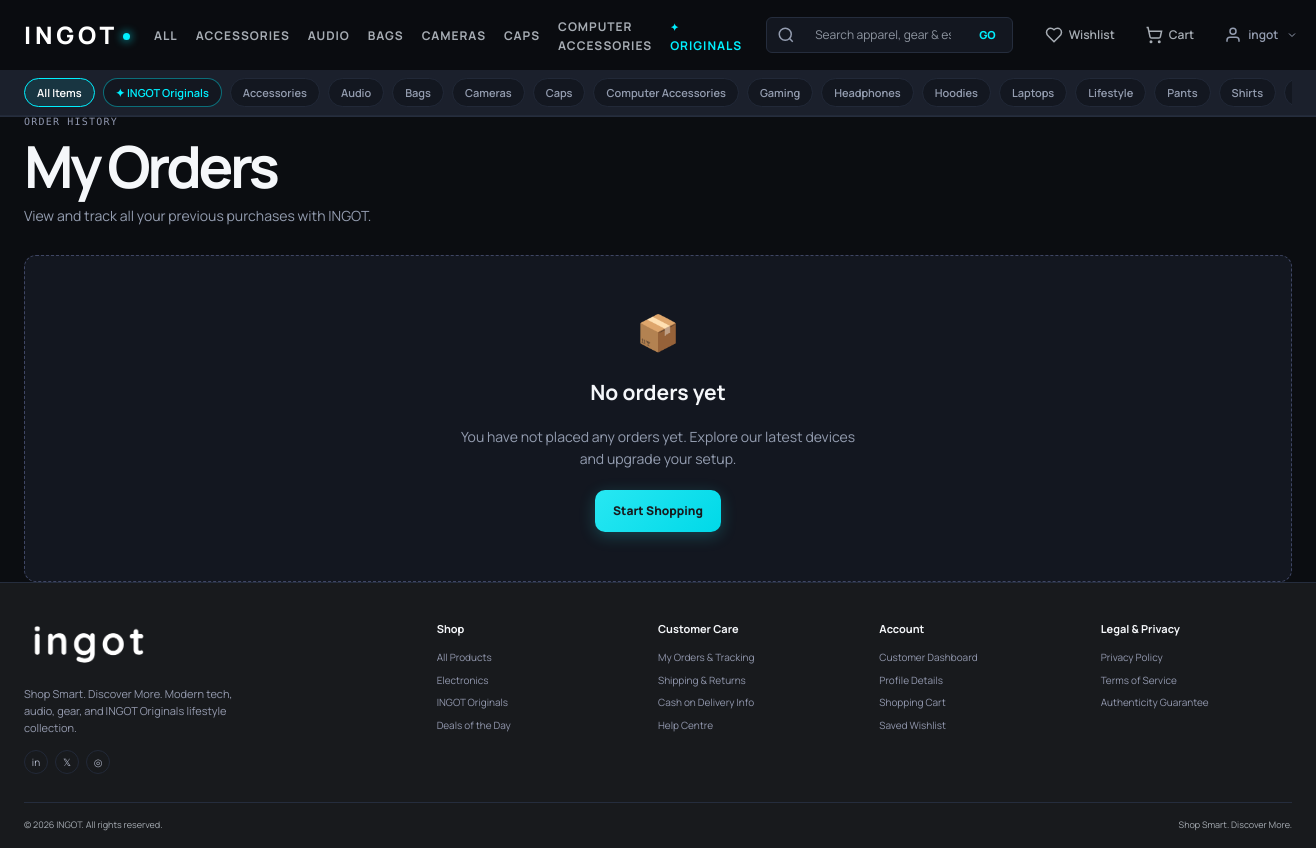
/orders/ (signed in), run on an earlier commit of the app's database.
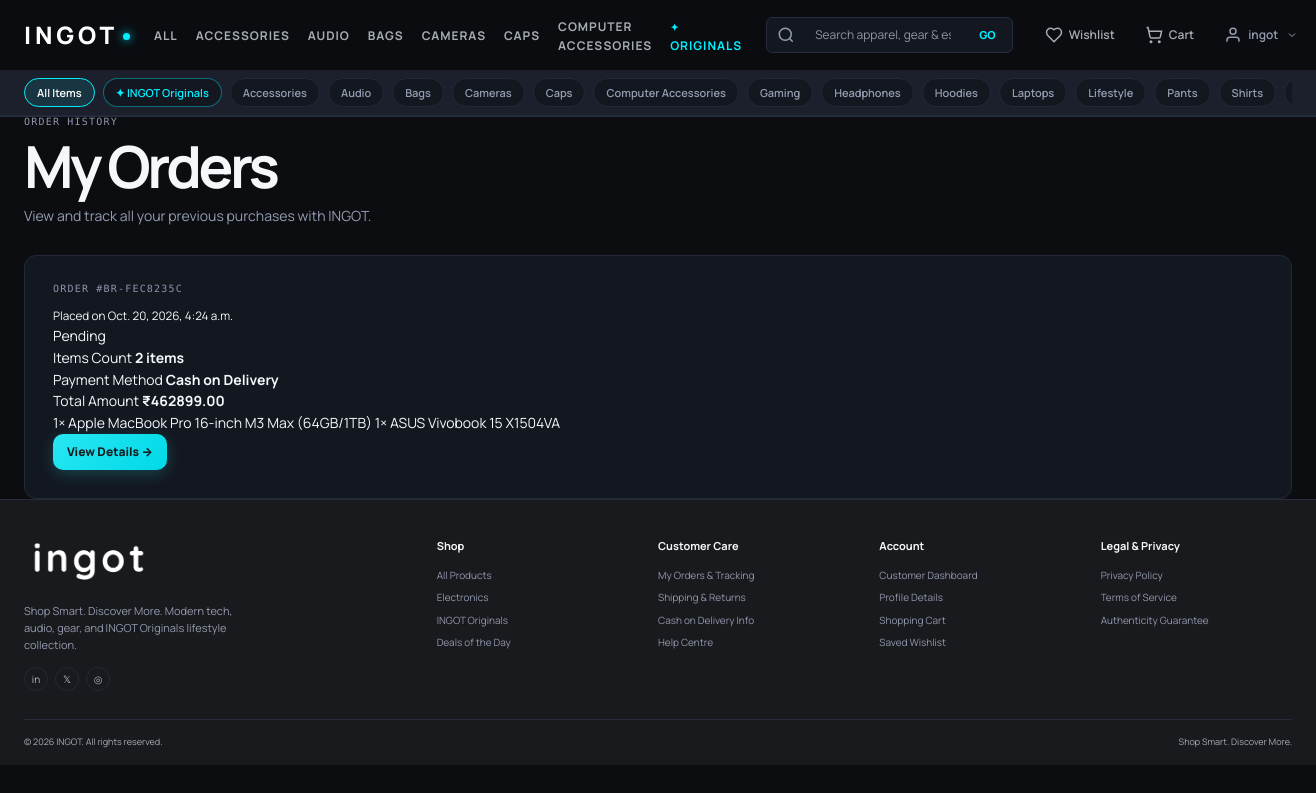
And on a later commit of the database.
### products/models.py (models this page shows, shortened)
class Category(models.Model):
    name = models.CharField(max_length=100, unique=True)
    slug = models.SlugField(max_length=120, unique=True, blank=True)
    description = models.TextField(blank=True)
    image = models.ImageField(upload_to='categories/', blank=True)
    is_ingot_original = models.BooleanField(
        default=False,
        help_text="Designates whether this category belongs to the INGOT Originals collection."
    )
    is_active = models.BooleanField(default=True)
    created_at = models.DateTimeField(auto_now_add=True)
    class Meta:
        ordering = ['name']
        verbose_name_plural = 'categories'

### orders/models.py (models this page shows, shortened)
class Order(models.Model):
    STATUS_PENDING = 'Pending'
    STATUS_CONFIRMED = 'Confirmed'
    STATUS_PROCESSING = 'Processing'
    STATUS_SHIPPED = 'Shipped'
    STATUS_DELIVERED = 'Delivered'
    STATUS_CANCELLED = 'Cancelled'
    STATUS_CHOICES = [
        (STATUS_PENDING, 'Pending'),
        (STATUS_CONFIRMED, 'Confirmed'),
        (STATUS_PROCESSING, 'Processing'),
        (STATUS_SHIPPED, 'Shipped'),
        (STATUS_DELIVERED, 'Delivered'),
        (STATUS_CANCELLED, 'Cancelled'),
    ]
    PAYMENT_COD = 'Cash on Delivery'
    PAYMENT_CHOICES = [
        (PAYMENT_COD, 'Cash on Delivery'),
    ]
    user = models.ForeignKey(
        settings.AUTH_USER_MODEL,
        on_delete=models.CASCADE,
        related_name='orders'
    )
    order_number = models.CharField(max_length=32, unique=True, editable=False)
    status = models.CharField(max_length=20, choices=STATUS_CHOICES, default=STATUS_PENDING)
    shipping_name = models.CharField(max_length=150)
    phone = models.CharField(max_length=30)
    email = models.EmailField()
    address_line1 = models.CharField(max_length=255)
    address_line2 = models.CharField(max_length=255, blank=True)
    city = models.CharField(max_length=100)
    state = models.CharField(max_length=100)
    postal_code = models.CharField(max_length=20)
    country = models.CharField(max_length=100)
    payment_method = models.CharField(max_length=50, default=PAYMENT_COD, choices=PAYMENT_CHOICES)
    subtotal = models.DecimalField(max_digits=10, decimal_places=2, validators=[MinValueValidator(Decimal('0.00'))])
    shipping_fee = models.DecimalField(max_digits=10, decimal_places=2, validators=[MinValueValidator(Decimal('0.00'))])
    total = models.DecimalField(max_digits=10, decimal_places=2, validators=[MinValueValidator(Decimal('0.00'))])
    created_at = models.DateTimeField(auto_now_add=True)
    updated_at = models.DateTimeField(auto_now=True)
    class Meta:
        ordering = ['-created_at']
    @property
    def item_count(self):
        return sum(item.quantity for item in self.items.all())

class OrderItem(models.Model):
    order = models.ForeignKey(Order, on_delete=models.CASCADE, related_name='items')
    product = models.ForeignKey('products.Product', on_delete=models.SET_NULL, null=True, blank=True, related_name='order_items')
    variant = models.ForeignKey('products.ProductVariant', on_delete=models.SET_NULL, null=True, blank=True, related_name='order_items')
    variant_label = models.CharField(max_length=120, blank=True)
    product_name = models.CharField(max_length=200)
    price = models.DecimalField(max_digits=10, decimal_places=2, validators=[MinValueValidator(Decimal('0.00'))])
    quantity = models.PositiveIntegerField(default=1)
    line_total = models.DecimalField(max_digits=10, decimal_places=2, validators=[MinValueValidator(Decimal('0.00'))])
    class Meta:
        ordering = ['id']

### orders/views.py (the view)
# urls.py: path('', views.order_list, name='order_list'),
@login_required
def order_list(request):
    orders = Order.objects.filter(user=request.user).prefetch_related('items')
    return render(request, 'orders/order_list.html', {'orders': orders})

### orders/templates/orders/order_list.html (shortened to what this page needs)
{% extends 'base.html' %}
{% load static %}
{% block content %}
<section class="orders-page container">
  <div class="page-heading">
    <p class="eyebrow">ORDER HISTORY</p>
    <h1>My Orders</h1>
    <p>View and track all your previous purchases with INGOT.</p>
  </div>
  {% if orders %}
    <div class="orders-list">
      {% for order in orders %}
        <article class="order-card profile-card">
          <div class="order-card-header">
            <div>
              <p class="eyebrow">ORDER #{{ order.order_number }}</p>
              <small class="order-date">Placed on {{ order.created_at|date:"N j, Y, g:i a" }}</small>
            </div>
            <span class="status-badge status-{{ order.status|lower }}">{{ order.status }}</span>
          </div>
          <div class="order-card-body">
            <div class="order-card-info">
              <div>
                <span>Items Count</span>
                <strong>{{ order.item_count }} item{% if order.item_count != 1 %}s{% endif %}</strong>
              </div>
              <div>
                <span>Payment Method</span>
                <strong>{{ order.payment_method }}</strong>
              </div>
              <div>
                <span>Total Amount</span>
                <strong class="order-total-price">₹{{ order.total }}</strong>
              </div>
            </div>
            <div class="order-card-preview">
              {% for item in order.items.all|slice:":3" %}
                <span class="item-chip">{{ item.quantity }}× {{ item.product_name }}</span>
              {% endfor %}
            </div>
          </div>
          <div class="order-card-footer">
            <a class="button button-small" href="{% url 'order_detail' order.order_number %}">View Details &rarr;</a>
          </div>
        </article>
      {% endfor %}
    </div>
  {% else %}
    <div class="empty-products empty-orders">
      <span>📦</span>
      <h2>No orders yet</h2>
      <p>You have not placed any orders yet. Explore our latest devices and upgrade your setup.</p>
      <a class="button" href="{% url 'products' %}">Start Shopping</a>
    </div>
  {% endif %}
</section>
{% endblock %}

### templates/base.html (shortened to what this page needs)
{% load static %}
<!doctype html>
<html lang="en">
<head>
  <link rel="stylesheet" href="{% static 'css/style.css' %}?v=20260926_marketplace">
</head>
<body>
  {% include 'includes/navbar.html' %}
  <main>{% if messages %}<div class="container messages">{% for message in messages %}<div class="message {{ message.tags }}">{{ message }}</div>{% endfor %}</div>{% endif %}{% block content %}{% endblock %}</main>
  {% include 'includes/footer.html' %}
</body>
</html>

### templates/includes/navbar.html (shortened to what this page needs)
{% load static %}
<header class="site-header" id="site-header">
  <div class="container nav-main-wrap">
    <a class="brand" href="{% url 'home' %}" aria-label="INGOT Home">
      <div class="brand-wordmark">
        <span class="brand-title">INGOT</span>
        <span class="brand-dot"></span>
      </div>
    </a>
    <nav class="primary-nav" id="primary-nav" aria-label="Main Navigation">
      <a class="nav-cat-link {% if not selected_category and not collection and request.resolver_match.url_name == 'products' %}active{% endif %}" href="{% url 'products' %}">
        ALL
      </a>
      {% for cat in nav_categories|slice:":6" %}
        <a class="nav-cat-link {% if selected_category == cat.slug %}active{% endif %}" href="{% url 'products' %}?category={{ cat.slug }}">
          {{ cat.name|upper }}
        </a>
      {% endfor %}
      <a class="nav-cat-link nav-highlight {% if collection == 'ingot_originals' or request.resolver_match.url_name == 'ingot_originals' %}active{% endif %}" href="{% url 'ingot_originals' %}">
        <span class="cyan-bullet">✦</span> ORIGINALS
      </a>
    </nav>
    <div class="nav-search-container">
      <form action="{% url 'products' %}" method="get" class="nav-search-form" id="nav-search-form">
        <div class="nav-search-input-wrap">
          <svg class="search-glass-icon" viewBox="0 0 24 24" fill="none" stroke="currentColor" stroke-width="2" width="16" height="16" aria-hidden="true">
            <circle cx="11" cy="11" r="8"></circle>
            <path d="m21 21-4.3-4.3"></path>
          </svg>
          <input
            type="search"
            name="search"
            id="nav-search-input"
            class="nav-search-input"
            placeholder="Search apparel, gear & essentials..."
            autocomplete="off"
            value="{{ query|default:'' }}"
            aria-label="Search catalogue"
          >
          <button type="submit" class="nav-search-button" aria-label="Search">
            <span>GO</span>
          </button>
        </div>
      </form>
    </div>
    <div class="nav-actions">
      <a class="nav-action-item nav-wishlist" href="{% url 'wishlist_detail' %}" title="Wishlist" aria-label="Wishlist">
        <svg viewBox="0 0 24 24" fill="none" stroke="currentColor" stroke-width="2" width="18" height="18" aria-hidden="true">
          <path d="M19 14c1.49-1.46 3-3.21 3-5.5A5.5 5.5 0 0 0 16.5 3c-1.76 0-3 .5-4.5 2-1.5-1.5-2.74-2-4.5-2A5.5 5.5 0 0 0 2 8.5c0 2.3 1.5 4.05 3 5.5l7 7Z"></path>
        </svg>
        <span class="action-label">Wishlist</span>
      </a>
      <a class="nav-action-item nav-cart" href="{% url 'cart_detail' %}" title="Shopping Cart" aria-label="Shopping Cart">
        <svg viewBox="0 0 24 24" fill="none" stroke="currentColor" stroke-width="2" width="18" height="18" aria-hidden="true">
          <circle cx="8" cy="21" r="1"></circle>
          <circle cx="19" cy="21" r="1"></circle>
          <path d="M2.05 2.05h2l2.66 12.42a2 2 0 0 0 2 1.58h9.78a2 2 0 0 0 1.95-1.57l1.65-7.43H5.12"></path>
        </svg>
        <span class="action-label">Cart</span>
      </a>
      <div class="nav-account-dropdown-wrap" id="account-dropdown-wrap">
        {% if user.is_authenticated %}
          <button class="nav-action-item nav-account-btn" id="account-dropdown-btn" type="button" aria-expanded="false" aria-haspopup="true">
            <svg viewBox="0 0 24 24" fill="none" stroke="currentColor" stroke-width="2" width="18" height="18" aria-hidden="true">
              <path d="M20 21v-2a4 4 0 0 0-4-4H8a4 4 0 0 0-4 4v2"></path>
              <circle cx="12" cy="7" r="4"></circle>
            </svg>
            <span class="action-label">{{ user.first_name|default:user.username }}</span>
            <svg class="chevron-icon" viewBox="0 0 24 24" fill="none" stroke="currentColor" stroke-width="2" width="12" height="12"><path d="m6 9 6 6 6-6"/></svg>
          </button>
        {% endif %}
      </div>
    </div>
  </div>
  <nav class="subcategory-chips-bar" aria-label="Category Chips">
    <div class="container chips-scroll-wrap">
      <a class="chip-item {% if not selected_category and not collection %}active{% endif %}" href="{% url 'products' %}">
        All Items
      </a>
      <a class="chip-item chip-highlight {% if collection == 'ingot_originals' %}active{% endif %}" href="{% url 'ingot_originals' %}">
        ✦ INGOT Originals
      </a>
      {% for cat in nav_categories %}
        <a class="chip-item {% if selected_category == cat.slug %}active{% endif %}" href="{% url 'products' %}?category={{ cat.slug }}">
          {{ cat.name }}
        </a>
      {% endfor %}
    </div>
  </nav>
</header>

### templates/includes/footer.html
{% load static %}
<footer class="site-footer" id="footer">
  <div class="container footer-grid">
    <div>
      <a class="brand" href="{% url 'home' %}" aria-label="INGOT home">
        <picture>
          <source media="(max-width: 520px)" srcset="{% static 'images/ingot-logo-compact.png' %}">
          <img class="brand-logo footer-logo" src="{% static 'images/ingot-logo-white.png' %}" alt="INGOT">
        </picture>
      </a>
      <p>Shop Smart. Discover More. Modern tech, audio, gear, and INGOT Originals lifestyle collection.</p>
      <div class="socials">
        <a href="https://www.linkedin.com/in/ashish-sahoo-630626411/" target="_blank" rel="noopener noreferrer" aria-label="LinkedIn">in</a>
        <a href="https://x.com/AshishSaho96222" target="_blank" rel="noopener noreferrer" aria-label="X">𝕏</a>
        <a href="https://www.instagram.com/ashish_sahoo_18/" target="_blank" rel="noopener noreferrer" aria-label="Instagram">◎</a>
      </div>
    </div>
    <div>
      <h3>Shop</h3>
      <a href="{% url 'products' %}">All Products</a>
      <a href="{% url 'products' %}?collection=electronics">Electronics</a>
      <a href="{% url 'ingot_originals' %}">INGOT Originals</a>
      <a href="{% url 'products' %}?deal=1">Deals of the Day</a>
    </div>
    <div>
      <h3>Customer Care</h3>
      <a href="{% url 'order_list' %}">My Orders &amp; Tracking</a>
      <a href="#footer">Shipping &amp; Returns</a>
      <a href="#footer">Cash on Delivery Info</a>
      <a href="#footer">Help Centre</a>
    </div>
    <div>
      <h3>Account</h3>
      <a href="{% url 'account' %}">Customer Dashboard</a>
      <a href="{% url 'profile' %}">Profile Details</a>
      <a href="{% url 'cart_detail' %}">Shopping Cart</a>
      <a href="{% url 'wishlist_detail' %}">Saved Wishlist</a>
    </div>
    <div>
      <h3>Legal &amp; Privacy</h3>
      <a href="#footer">Privacy Policy</a>
      <a href="#footer">Terms of Service</a>
      <a href="#footer">Authenticity Guarantee</a>
    </div>
  </div>
  <div class="container footer-bottom">
    <span>&copy; {% now 'Y' %} INGOT. All rights reserved.</span>
    <span>Shop Smart. Discover More.</span>
  </div>
</footer>

What changed in the data, as far as the page shows it:
added Order: order_number "BR-FEC8235C", created_at "Oct. 20, 2026, 4:24 a.m.", status "Pending", item_count "2", payment_method "Cash on Delivery", total "462899.00"
added OrderItem: quantity "1", product_name "Apple MacBook Pro 16-inch M3 Max (64GB/1TB)"
added OrderItem: quantity "1", product_name "ASUS Vivobook 15 X1504VA"
Also different on the page:
text no longer shown: "📦 No orders yet You have not placed any orders yet. Explore our latest devices and upgrade your setup. Start Shopping"
